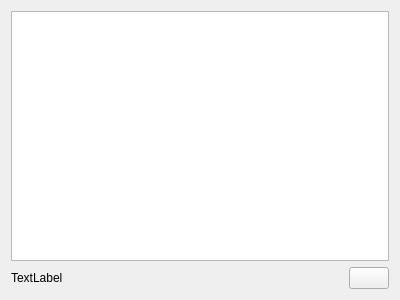
<?xml version="1.0" encoding="UTF-8"?>
<ui version="4.0">
 <class>help_wl</class>
 <widget class="QWidget" name="help_wl">
  <property name="geometry">
   <rect>
    <x>0</x>
    <y>0</y>
    <width>400</width>
    <height>300</height>
   </rect>
  </property>
  <property name="windowTitle">
   <string notr="true">Form</string>
  </property>
  <property name="windowFilePath">
   <string notr="true"/>
  </property>
  <layout class="QVBoxLayout" name="verticalLayout_2">
   <item>
    <widget class="QTextBrowser" name="textBrowser">
     <property name="openExternalLinks">
      <bool>true</bool>
     </property>
    </widget>
   </item>
   <item>
    <layout class="QHBoxLayout" name="horizontalLayout" stretch="1,0">
     <item>
      <widget class="QLabel" name="labelURL">
       <property name="toolTip">
        <string notr="true"/>
       </property>
       <property name="text">
        <string notr="true">TextLabel</string>
       </property>
       <property name="textInteractionFlags">
        <set>Qt::LinksAccessibleByMouse|Qt::TextSelectableByMouse</set>
       </property>
      </widget>
     </item>
     <item>
      <widget class="QPushButton" name="pushButtonClose">
       <property name="text">
        <string notr="true"/>
       </property>
       <property name="icon">
        <iconset resource="../../screencast.qrc">
         <normaloff>:/pictures/systray/exit.png</normaloff>:/pictures/systray/exit.png</iconset>
       </property>
       <property name="iconSize">
        <size>
         <width>32</width>
         <height>22</height>
        </size>
       </property>
      </widget>
     </item>
    </layout>
   </item>
  </layout>
 </widget>
 <resources>
  <include location="../../screencast.qrc"/>
 </resources>
 <connections/>
</ui>
